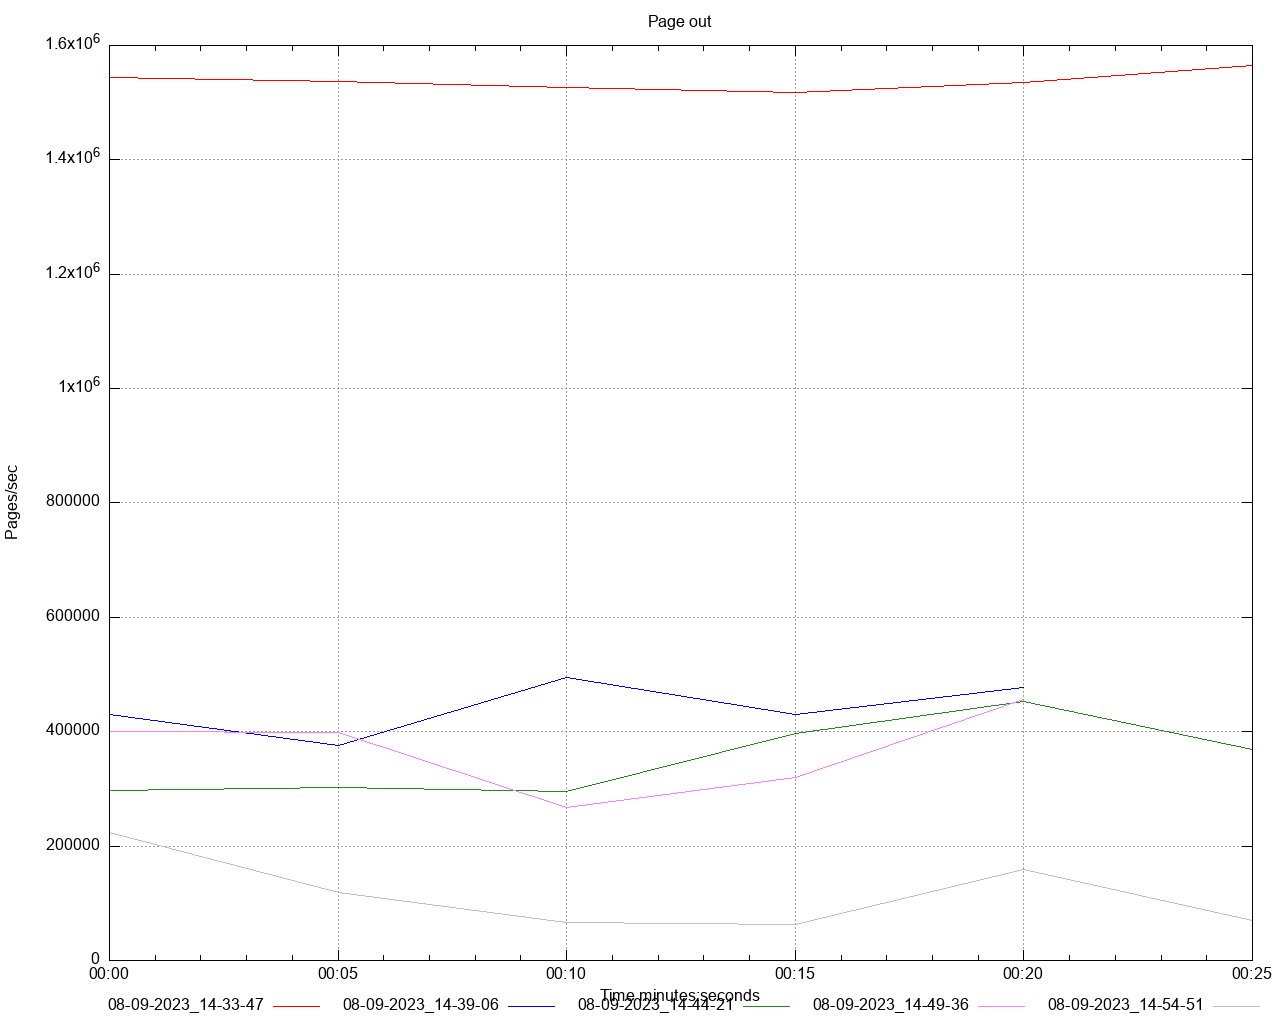

gnuplot code for this plot:
set title 'Page out' noenhanced
set style data lines
set datafile separator ","
set terminal png size 1280,1024
set grid
set key below
set xdata time
set timefmt "%s"
offset = 0
t0(x)=(offset=($0==0) ? x : offset, x - offset)
set xlabel 'Time minutes:seconds'
set ylabel 'Pages/sec'
set output '/Users/gbarnett/git/hazelcast-simulator/atomiclong-3node-member/atomicreference/dstat/page_out_A1.png'
plot \
   '/Users/gbarnett/git/hazelcast-simulator/atomiclong-3node-member/atomicreference/data/page_out_A1_1.data' using (t0(timecolumn(1))):2 title "08-09-2023_14-33-47" noenhanced lt rgb "red", \
   '/Users/gbarnett/git/hazelcast-simulator/atomiclong-3node-member/atomicreference/data/page_out_A1_2.data' using (t0(timecolumn(1))):2 title "08-09-2023_14-39-06" noenhanced lt rgb "blue", \
   '/Users/gbarnett/git/hazelcast-simulator/atomiclong-3node-member/atomicreference/data/page_out_A1_3.data' using (t0(timecolumn(1))):2 title "08-09-2023_14-44-21" noenhanced lt rgb "forest-green", \
   '/Users/gbarnett/git/hazelcast-simulator/atomiclong-3node-member/atomicreference/data/page_out_A1_4.data' using (t0(timecolumn(1))):2 title "08-09-2023_14-49-36" noenhanced lt rgb "orchid", \
   '/Users/gbarnett/git/hazelcast-simulator/atomiclong-3node-member/atomicreference/data/page_out_A1_5.data' using (t0(timecolumn(1))):2 title "08-09-2023_14-54-51" noenhanced lt rgb "grey", \
